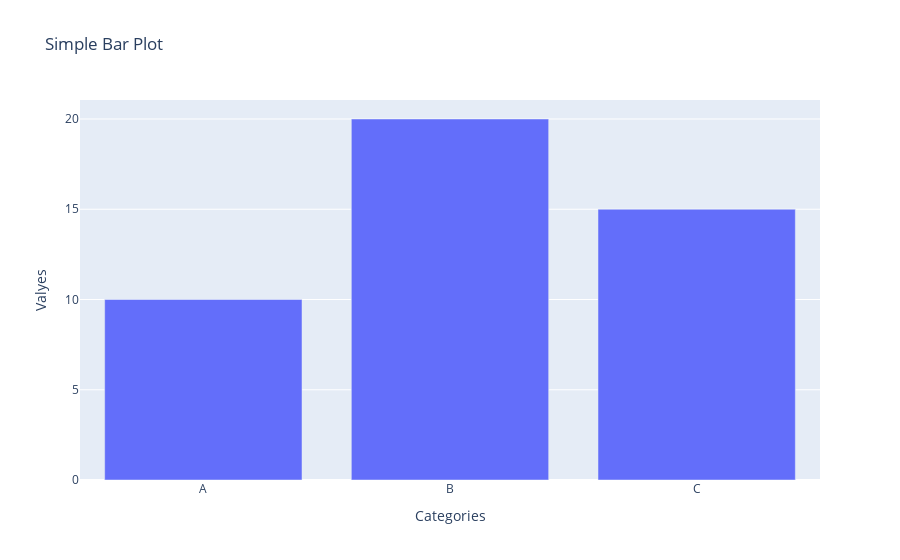

The notebook cell this image was saved under:
### Code cell
#Question: Create an interactive bar plot for the given categories and values

#Answer
categories = ['A', 'B', 'C']
values = [10, 20, 15]

fig = go.Figure(data=go.Bar(x=categories, y=values))
fig.update_layout(title='Simple Bar Plot', xaxis_title = 'Categories', yaxis_title = 'Valyes')

### Figure 1 — Plotly figure (JSON) as saved in the notebook; plotly's stock layout.template omitted (floating-point values rounded to 4 significant figures)
{"data": [{"type": "bar", "x": ["A", "B", "C"], "y": [10, 20, 15]}], "layout": {"title": {"text": "Simple Bar Plot"}, "xaxis": {"title": {"text": "Categories"}}, "yaxis": {"title": {"text": "Valyes"}}}}
